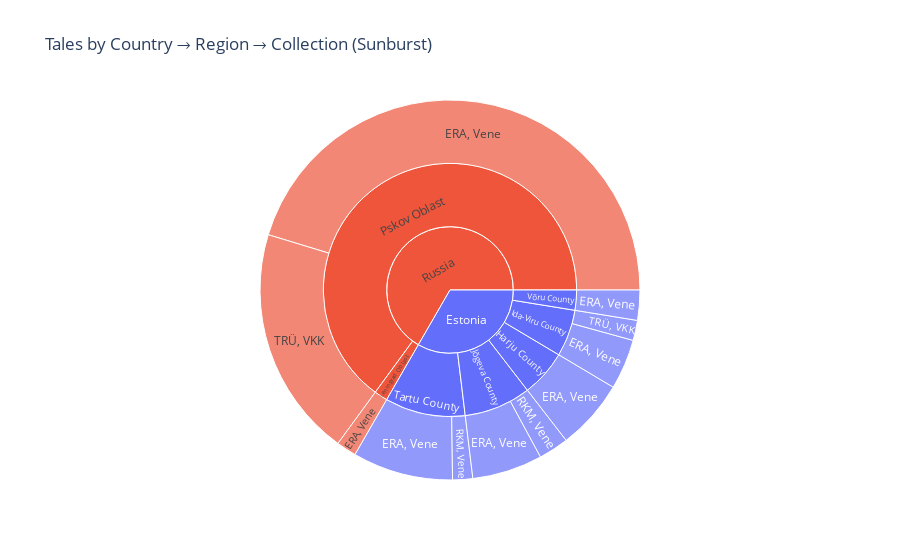

The cell this chart's notebook holds for it:
### Markdown cell above
### 6. Graph "Collections distribution by region"

### Code cell
# 6) Graph "Collections distribution by region"
# aggregate data: unique tales per country, region, collection
hier_df = (
    df_enriched
    .groupby(["country_english", "region_english", "collection"])["tale_id"]
    .nunique()
    .reset_index(name="n_tales")
)

fig_sunburst = px.sunburst(
    hier_df,
    path=["country_english", "region_english", "collection"],  # hierarchy
    values="n_tales",
    color="country_english",
    title="Tales by Country → Region → Collection (Sunburst)",
)

fig_sunburst.update_traces(
    hovertemplate=(
        "<b>%{label}</b><br>" +
        "Tales: %{value}<extra></extra>"
    )
)

fig_sunburst.show()

sunburst_path = project_root / "notebooks" / "figures" / "country_region_collection.png"
fig_sunburst.write_image(sunburst_path, scale=2)

### Figure 1 — Plotly figure (JSON) as saved in the notebook; plotly's stock layout.template omitted (floating-point values rounded to 4 significant figures)
{"data": [{"branchvalues": "total", "customdata": [["Estonia"], ["Estonia"], ["Estonia"], ["Estonia"], ["Estonia"], ["Estonia"], ["Estonia"], ["Estonia"], ["Estonia"], ["Estonia"], ["Estonia"], ["Estonia"], ["Estonia"], ["Estonia"], ["Russia"], ["Russia"], ["Russia"], ["Russia"], ["Russia"], ["Russia"]], "domain": {"x": [0, 1], "y": [0, 1]}, "hovertemplate": "<b>%{label}</b><br>Tales: %{value}<extra></extra>", "ids": ["Estonia/Harju County/ERA, Vene", "Estonia/Ida-Viru County/ERA, Vene", "Estonia/Ida-Viru County/TRÜ, VKK", "Estonia/Jõgeva County/ERA, Vene", "Estonia/Jõgeva County/RKM, Vene", "Estonia/Tartu County/ERA, Vene", "Estonia/Tartu County/RKM, Vene", "Estonia/Võru County/ERA, Vene", "Estonia", "Estonia/Harju County", "Estonia/Ida-Viru County", "Estonia/Jõgeva County", "Estonia/Tartu County", "Estonia/Võru County", "Russia/Pskov Oblast", "Russia/Leningrad Oblast", "Russia/Pskov Oblast/ERA, Vene", "Russia/Leningrad Oblast/ERA, Vene", "Russia/Pskov Oblast/TRÜ, VKK", "Russia"], "labels": ["ERA, Vene", "ERA, Vene", "TRÜ, VKK", "ERA, Vene", "RKM, Vene", "ERA, Vene", "RKM, Vene", "ERA, Vene", "Estonia", "Harju County", "Ida-Viru County", "Jõgeva County", "Tartu County", "Võru County", "Pskov Oblast", "Leningrad Oblast", "ERA, Vene", "ERA, Vene", "TRÜ, VKK", "Russia"], "marker": {"colors": ["#636efa", "#636efa", "#636efa", "#636efa", "#636efa", "#636efa", "#636efa", "#636efa", "#636efa", "#636efa", "#636efa", "#636efa", "#636efa", "#636efa", "#EF553B", "#EF553B", "#EF553B", "#EF553B", "#EF553B", "#EF553B"]}, "name": "", "parents": ["Estonia/Harju County", "Estonia/Ida-Viru County", "Estonia/Ida-Viru County", "Estonia/Jõgeva County", "Estonia/Jõgeva County", "Estonia/Tartu County", "Estonia/Tartu County", "Estonia/Võru County", "", "Estonia", "Estonia", "Estonia", "Estonia", "Estonia", "Russia", "Russia", "Russia/Pskov Oblast", "Russia/Leningrad Oblast", "Russia/Pskov Oblast", ""], "type": "sunburst", "values": [7.0, 5.0, 2.0, 7.0, 3.0, 10.0, 2.0, 3.0, 39.0, 7.0, 7.0, 10.0, 12.0, 3.0, 76.0, 2.0, 53.0, 2.0, 23.0, 78.0]}], "layout": {"legend": {"tracegroupgap": 0}, "title": {"text": "Tales by Country → Region → Collection (Sunburst)"}}}
